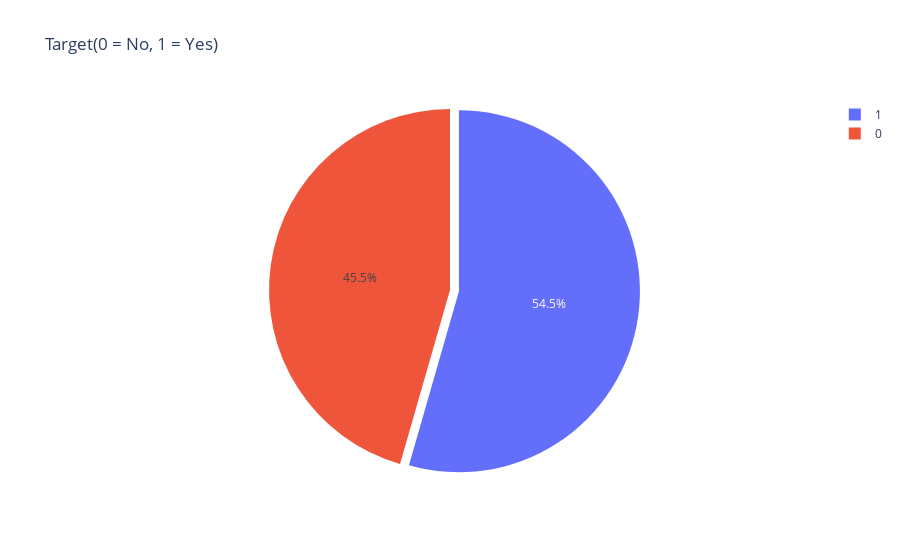

The code cell stored with this chart in its notebook:
### Code cell
import plotly
import plotly.graph_objs as go
from plotly.offline import init_notebook_mode, iplot
init_notebook_mode(connected=True)
col = "target"
grouped = df[col].value_counts().reset_index()
grouped = grouped.rename(columns = {col : "count", "index" : col})

## plot
trace = go.Pie(labels=grouped[col], values=grouped['count'], pull=[0.05, 0])
layout = {'title': 'Target(0 = No, 1 = Yes)'}
fig = go.Figure(data = [trace], layout = layout)
iplot(fig)

### Figure 1 — Plotly figure (JSON) as saved in the notebook; plotly's stock layout.template omitted (floating-point values rounded to 4 significant figures)
{"data": [{"labels": [1, 0], "pull": [0.05, 0], "type": "pie", "values": [165, 138]}], "layout": {"title": {"text": "Target(0 = No, 1 = Yes)"}}}
